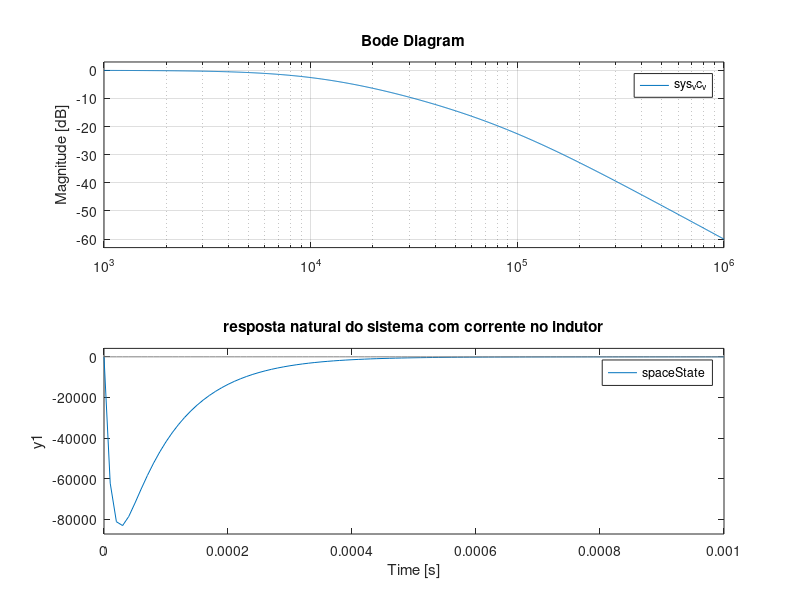

Write the MATLAB code that produced this figure.
clc;
clear all;

% parametros iniciais
R = 100;
C = 1E-6;
L = 1E-3;
RC = R*C;
LC = L*C;

s = tf('s'); % funcao de transferencia para realizar rampa unitaria abaixo

% determinando funcao de transferencia para i(s)/v(s)
num_i_v = [0 C 0];
den_i_v = [LC RC 1];
sys_i_v = tf(num_i_v, den_i_v)

polos_i_v = pole(sys_i_v);
% pzmap(sys_i_v) % diagrama de polos e zeros

% determinando funcao de transferencia para vc(s)/v(s)
num_vc_v = [0 0 1/LC];
den_vc_v = [1 (R/L) 1/LC];
sys_vc_v = tf(num_vc_v, den_vc_v)

polos_vc_v = pole(sys_vc_v);
% pzmap(sys_vc_v) % diagrama de polos e zeros


sys = 0;
% option = 0 se sistema em questao e I(s)/V(s)
% option = 1 se sistema em questao e Vc(s)/V(s)
option = 1;
if(option == 0)
    sys = sys_i_v;
elseif(option == 1)
    sys = sys_vc_v;
end

%% exercicio 2.1.3

figure
subplot(311), impulse(sys);   % resposta ao impulso
grid
subplot(312), step(sys);      % resposta ao degrau
grid
subplot(313), step(sys/s);  % resposta a rampa;
grid


%% exercicio 2.1.4

t = 0:0.0001:0.1;
% u = cos(2*pi*60t)
u = 170*cos(377*t);
lsim(sys,u,t);   % u,t define the input signal

%% exercicio 2.1.5
% resposta em frequencia de Vc(s)/V(s)
bode(sys_vc_v);

%% exercicio 2.1.10
t = 0:0.00001:0.001;

u = zeros([length(t) 1]);
spaceState = ss(sys_vc_v);
x0=[1 0];
lsim(spaceState,u,t,x0);   % u,t define the input signal
grid
title('Resposta natural do sistema ao capacitor carregado');

%% exercicio 2.1.11

t = 0:0.00001:0.001;

u = zeros([length(t) 1]);
spaceState = ss(sys_i_v);
x0=[1 0];
lsim(spaceState,u,t,x0);   % u,t define the input signal
grid
title('resposta natural do sistema com corrente no indutor');

